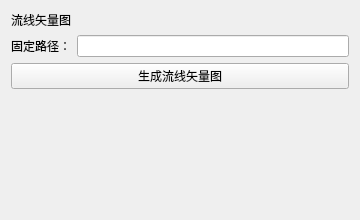
<?xml version="1.0" encoding="UTF-8"?>
<ui version="4.0">
 <class>StreamlineVectorSettingWidget</class>
 <widget class="QWidget" name="StreamlineVectorSettingWidget">
  <property name="geometry">
   <rect>
    <x>0</x>
    <y>0</y>
    <width>360</width>
    <height>220</height>
   </rect>
  </property>
  <layout class="QVBoxLayout" name="verticalLayout">
   <item>
    <widget class="QLabel" name="titleLabel">
     <property name="text">
      <string>流线矢量图</string>
     </property>
    </widget>
   </item>
   <item>
    <layout class="QHBoxLayout" name="pathLayout">
     <item>
      <widget class="QLabel" name="pathLabel">
       <property name="text">
        <string>固定路径：</string>
       </property>
      </widget>
     </item>
     <item>
      <widget class="QLineEdit" name="pathLineEdit">
       <property name="readOnly">
        <bool>true</bool>
       </property>
      </widget>
     </item>
    </layout>
   </item>
   <item>
    <widget class="QPushButton" name="buildPushButton">
     <property name="text">
      <string>生成流线矢量图</string>
     </property>
    </widget>
   </item>
   <item>
    <spacer name="verticalSpacer">
     <property name="orientation">
      <enum>Qt::Vertical</enum>
     </property>
     <property name="sizeHint" stdset="0">
      <size>
       <width>20</width>
       <height>80</height>
      </size>
     </property>
    </spacer>
   </item>
  </layout>
 </widget>
 <resources/>
 <connections/>
</ui>
